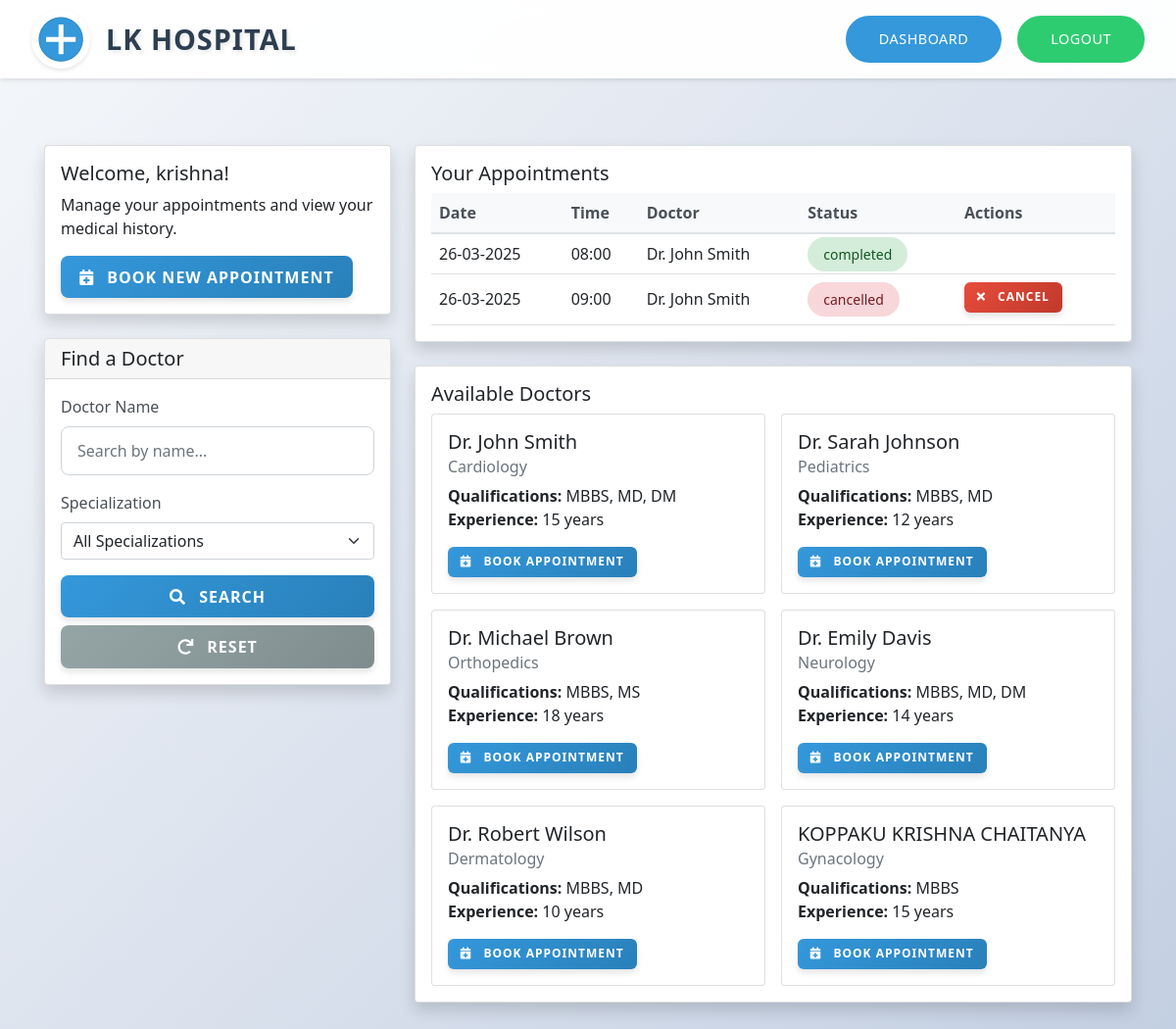
The app's page /dashboard (signed in) with its own data.
### app.py (models this page shows, shortened)
class Patient(UserMixin, db.Model):
    id = db.Column(db.Integer, primary_key=True)
    username = db.Column(db.String(80), unique=True, nullable=False)
    email = db.Column(db.String(120), unique=True, nullable=False)
    password_hash = db.Column(db.String(128))
    phone_number = db.Column(db.String(20))
    is_admin = db.Column(db.Boolean, default=False)
    appointments = db.relationship('Appointment', backref='patient', lazy=True)
    admissions = db.relationship('AdmittedPatient', backref='patient', lazy=True)

class Appointment(db.Model):
    id = db.Column(db.Integer, primary_key=True)
    patient_id = db.Column(db.Integer, db.ForeignKey('patient.id'), nullable=False)
    doctor_id = db.Column(db.Integer, db.ForeignKey('doctor.id'), nullable=False)
    date_specific_slot_id = db.Column(db.Integer, db.ForeignKey('date_specific_slot.id'), nullable=False)
    date = db.Column(db.Date, nullable=False)
    time = db.Column(db.String(5), nullable=False)
    status = db.Column(db.String(20), default='pending')
    registered_by_admin = db.Column(db.Boolean, default=False)
    patient_name = db.Column(db.String(100))
    patient_email = db.Column(db.String(120))
    patient_age = db.Column(db.Integer)
    patient_gender = db.Column(db.String(10))
    department = db.Column(db.String(100))

class Doctor(db.Model):
    id = db.Column(db.Integer, primary_key=True)
    name = db.Column(db.String(100), nullable=False)
    specialization = db.Column(db.String(100), nullable=False)
    qualifications = db.Column(db.String(200), nullable=False)
    years_of_experience = db.Column(db.Integer, nullable=False)
    appointments = db.relationship('Appointment', backref='doctor', lazy=True)
    date_slots = db.relationship('DateSpecificSlot', backref='doctor', lazy=True)
    admitted_patients = db.relationship('AdmittedPatient', backref='doctor', lazy=True)

### app.py (the view)
@app.route('/dashboard')
@login_required
def dashboard():
    if current_user.is_admin:
        return redirect(url_for('admin_dashboard'))
    appointments = Appointment.query.filter_by(patient_id=current_user.id).all()
    doctor_name = request.args.get('name', '')
    specialization = request.args.get('specialization', '')
    doctors_query = Doctor.query
    if doctor_name:
        doctors_query = doctors_query.filter(Doctor.name.ilike(f'%{doctor_name}%'))
    if specialization:
        doctors_query = doctors_query.filter(Doctor.specialization == specialization)
    doctors = doctors_query.all()
    all_specializations = [doc.specialization for doc in Doctor.query.with_entities(Doctor.specialization).distinct()]
    now = datetime.now()
    return render_template('dashboard.html',
                          appointments=appointments,
                          doctors=doctors,
                          now=now,
                          specializations=all_specializations)

### app.py (called while the page is built)
@login_manager.user_loader
def load_user(user_id):
    return Patient.query.get(int(user_id))

### templates/dashboard.html (shortened to what this page needs)
{% extends "base.html" %}
{% block content %}
<header class="header">
    <div class="hospital-logo">
        <img src="{{ url_for('static', filename='images/hospital-logo.png') }}" alt="LK Hospital Logo">
        <span class="hospital-name">LK Hospital</span>
    </div>
    <div class="nav-buttons">
        <a href="{{ url_for('dashboard') }}" class="nav-button login-btn active">Dashboard</a>
        <a href="{{ url_for('logout') }}" class="nav-button register-btn">Logout</a>
    </div>
</header>
<main class="container mt-5">
    <div class="row">
        <div class="col-md-4">
            <div class="card shadow mb-4">
                <div class="card-body">
                    <h5 class="card-title">Welcome, {{ current_user.username }}!</h5>
                    <p class="card-text">Manage your appointments and view your medical history.</p>
                    <button class="btn btn-primary" data-bs-toggle="modal" data-bs-target="#newAppointmentModal">
                        <i class="fas fa-calendar-plus"></i> Book New Appointment
                    </button>
                </div>
            </div>
            <div class="card shadow mb-4">
                <div class="card-header">
                    <h5 class="card-title mb-0">Find a Doctor</h5>
                </div>
                <div class="card-body">
                    <form method="GET" action="{{ url_for('dashboard') }}" class="search-form">
                        <div class="mb-3">
                            <label for="nameSearch" class="form-label">Doctor Name</label>
                            <input type="text" class="form-control" id="nameSearch" name="name" value="{{ request.args.get('name', '') }}" placeholder="Search by name...">
                        </div>
                        <div class="mb-3">
                            <label for="specializationSearch" class="form-label">Specialization</label>
                            <select class="form-select" id="specializationSearch" name="specialization">
                                <option value="">All Specializations</option>
                            </select>
                        </div>
                        <div class="d-grid gap-2">
                            <button type="submit" class="btn btn-primary">
                                <i class="fas fa-search"></i> Search
                            </button>
                            <a href="{{ url_for('dashboard') }}" class="btn btn-secondary">
                                <i class="fas fa-redo"></i> Reset
                            </a>
                        </div>
                    </form>
                </div>
            </div>
        </div>
        <div class="col-md-8">
            <div class="card shadow mb-4">
                <div class="card-body">
                    <h5 class="card-title">Your Appointments</h5>
                    {% if appointments %}
                        <div class="table-responsive">
                            <table class="table">
                                <thead>
                                    <tr>
                                        <th>Date</th>
                                        <th>Time</th>
                                        <th>Doctor</th>
                                        <th>Status</th>
                                        <th>Actions</th>
                                    </tr>
                                </thead>
                                <tbody>
                                    {% for appointment in appointments %}
                                    <tr>
                                        <td>{{ appointment.date.strftime('%d-%m-%Y') }}</td>
                                        <td>{{ appointment.time }}</td>
                                        <td>{{ appointment.doctor.name }}</td>
                                        <td>
                                            <span class="status-badge {{ appointment.status }}">
                                                {{ appointment.status }}
                                            </span>
                                        </td>
                                        <td class="table-actions">
                                            {% if appointment.status != 'completed' %}
                                            <a href="{{ url_for('cancel_appointment', appointment_id=appointment.id) }}"
                                            class="btn btn-danger btn-sm"
                                            onclick="return confirm('Are you sure you want to cancel this appointment?');">
                                                <i class="fas fa-times"></i> Cancel
                                            </a>
                                            {% endif %}
                                        </td>
                                    </tr>
                                    {% endfor %}
                                </tbody>
                            </table>
                        </div>
                    {% endif %}
                </div>
            </div>
            <div class="card shadow">
                <div class="card-body">
                    <h5 class="card-title">Available Doctors</h5>
                    {% if doctors %}
                        <div class="row g-3">
                            {% for doctor in doctors %}
                            <div class="col-md-6">
                                <div class="card h-100">
                                    <div class="card-body">
                                        <h5 class="card-title">{{ doctor.name }}</h5>
                                        <h6 class="card-subtitle mb-2 text-muted">{{ doctor.specialization }}</h6>
                                        <p class="card-text">
                                            <strong>Qualifications:</strong> {{ doctor.qualifications }}<br>
                                            <strong>Experience:</strong> {{ doctor.years_of_experience }} years
                                        </p>
                                        <button class="btn btn-primary btn-sm"
                                                data-bs-toggle="modal"
                                                data-bs-target="#newAppointmentModal"
                                                onclick="preSelectDoctor({{ doctor.id }})">
                                            <i class="fas fa-calendar-plus"></i> Book Appointment
                                        </button>
                                    </div>
                                </div>
                            </div>
                            {% endfor %}
                        </div>
                    {% endif %}
                </div>
            </div>
        </div>
    </div>
</main>
{% endblock %}

### static/css/custom.css (style rules this page uses)
html, body { margin: 0; padding: 0; min-height: 100vh; background: linear-gradient(135deg, #f5f7fa 0%, #c3cfe2 100%); font-family: 'Segoe UI', Tahoma, Geneva, Verdana, sans-serif; }
body { display: flex; flex-direction: column; }
.header { display: flex; justify-content: space-between; align-items: center; padding: 1rem 2rem; background-color: rgba(255, 255, 255, 0.95); box-shadow: 0 2px 4px rgba(0,0,0,0.1); position: fixed; top: 0; left: 0; right: 0; z-index: 1000; backdrop-filter: blur(10px); height: 80px; }
.hospital-logo { display: flex; align-items: center; gap: 1rem; }
.hospital-logo img { width: 60px; height: 60px; object-fit: contain; border-radius: 50%; box-shadow: 0 2px 4px rgba(0,0,0,0.1); transition: transform 0.3s ease; background-color: #ffffff; padding: 5px; }
.hospital-name { font-size: 1.8rem; font-weight: bold; color: #2c3e50; text-transform: uppercase; letter-spacing: 1px; text-shadow: 2px 2px 4px rgba(0,0,0,0.1); }
.nav-buttons { display: flex; gap: 1rem; }
.nav-button { padding: 0.7rem 2rem; border-radius: 25px; text-decoration: none; font-weight: 500; transition: all 0.3s ease; text-transform: uppercase; letter-spacing: 0.5px; font-size: 0.9rem; position: relative; overflow: hidden; }
.nav-button::before { content: ''; position: absolute; top: 0; left: -100%; width: 100%; height: 100%; background: linear-gradient(90deg, transparent, rgba(255,255,255,0.2), transparent); transition: 0.5s; }
.login-btn { background-color: #3498db; color: white; border: 2px solid #3498db; }
.register-btn { background-color: #2ecc71; color: white; border: 2px solid #2ecc71; }
.form-control { border-radius: 10px; border: 2px solid #e9ecef; padding: 1rem 0.75rem; transition: all 0.3s ease; }
.btn-primary { background-color: #3498db; border: none; border-radius: 10px; font-weight: 600; text-transform: uppercase; letter-spacing: 1px; transition: all 0.3s ease; }
main { flex: 1; padding-top: 100px; padding-bottom: 2rem; width: 100%; max-width: 1200px; margin: 0 auto; }
.container { width: 100%; padding-right: 15px; padding-left: 15px; margin-right: auto; margin-left: auto; }
@media (min-width: 576px) { .container { max-width: 540px; } }
@media (min-width: 768px) { .container { max-width: 720px; } }
@media (min-width: 992px) { .container { max-width: 960px; } }
@media (min-width: 1200px) { .container { max-width: 1140px; } }
.table { margin-bottom: 0; }
.table th { background: #f8f9fa; border-bottom: 2px solid #dee2e6; color: #495057; font-weight: 600; }
.table td { vertical-align: middle; }
.status-badge { padding: 0.5rem 1rem; border-radius: 20px; font-size: 0.875rem; font-weight: 500; }
.status-badge.completed { background: #d4edda; color: #155724; }
.status-badge.cancelled { background: #f8d7da; color: #721c24; }
.btn-sm { padding: 0.25rem 0.5rem; font-size: 0.875rem; }
.form-label { color: #495057; font-weight: 500; margin-bottom: 0.5rem; }
.form-control { border: 1px solid #ced4da; border-radius: 8px; padding: 0.75rem 1rem; transition: border-color 0.15s ease-in-out, box-shadow 0.15s ease-in-out; }
.btn-primary { background: linear-gradient(135deg, #4a90e2, #357abd); border: none; padding: 0.75rem 1.5rem; font-weight: 500; transition: transform 0.2s ease; }

### static/css/button-styles.css (style rules this page uses)
.btn-primary { background: linear-gradient(135deg, #3498db, #2980b9); border: none; border-radius: 8px; font-weight: 600; color: white; padding: 0.6rem 1.2rem; transition: all 0.3s ease; text-transform: uppercase; letter-spacing: 1px; box-shadow: 0 4px 6px rgba(0, 0, 0, 0.1); }
.btn-secondary { background: linear-gradient(135deg, #95a5a6, #7f8c8d); border: none; border-radius: 8px; font-weight: 600; color: white; padding: 0.6rem 1.2rem; transition: all 0.3s ease; text-transform: uppercase; letter-spacing: 1px; box-shadow: 0 4px 6px rgba(0, 0, 0, 0.1); }
.btn-danger { background: linear-gradient(135deg, #e74c3c, #c0392b); border: none; border-radius: 8px; font-weight: 600; color: white; padding: 0.6rem 1.2rem; transition: all 0.3s ease; text-transform: uppercase; letter-spacing: 1px; box-shadow: 0 4px 6px rgba(0, 0, 0, 0.1); }
.btn-sm { padding: 0.4rem 0.8rem; font-size: 0.75rem; border-radius: 6px; }
.btn i { margin-right: 0.5rem; }
.search-form .btn { min-width: 100px; }
.table-actions .btn { margin-right: 0.25rem; margin-bottom: 0.25rem; }

### records on screen
Patient: username "krishna"
Appointment: date "26-03-2025", time "08:00", doctor.name "Dr. John Smith", status "completed"
Appointment: date "26-03-2025", time "09:00", doctor.name "Dr. John Smith", status "cancelled"
Doctor: name "Dr. John Smith", specialization "Cardiology", qualifications "MBBS, MD, DM", years_of_experience "15"
Doctor: name "Dr. Sarah Johnson", specialization "Pediatrics", qualifications "MBBS, MD", years_of_experience "12"
Doctor: name "Dr. Michael Brown", specialization "Orthopedics", qualifications "MBBS, MS", years_of_experience "18"
Doctor: name "Dr. Emily Davis", specialization "Neurology", qualifications "MBBS, MD, DM", years_of_experience "14"
Doctor: name "Dr. Robert Wilson", specialization "Dermatology", qualifications "MBBS, MD", years_of_experience "10"
Doctor: name "KOPPAKU KRISHNA CHAITANYA", specialization "Gynacology", qualifications "MBBS", years_of_experience "15"
